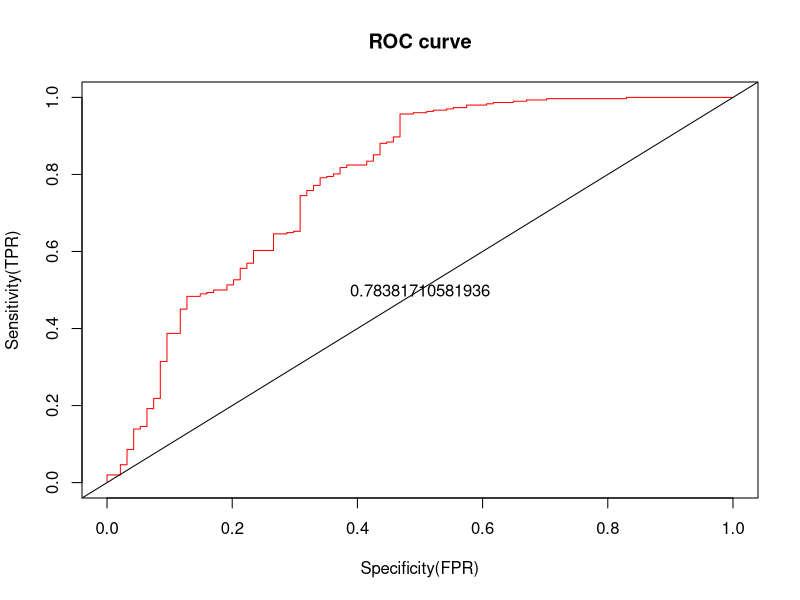

Source code (R):
install.packages("AER")
library(AER)

#(1)載入creditcard資料集(包含1,319筆觀察測試，共有12個變數)
data(CreditCard)
#觀察資料欄位
head(CreditCard)

#假設我們只要以下欄位(card:是否核准卡片、信用貶弱報告數、年齡、收入(美金)、自有住宅狀況、往來時間)
bankcard <- subset(CreditCard, select = c(card, reports, age, income, owner,months))

#將是否核准卡片轉換為0/1數值
bankcard$card <- ifelse(bankcard$card == "yes", 1, 0)

## ====================================================================================== ##
## ====================================================================================== ##

#(2)跑羅吉斯模型
card_glm <- glm(formula = card ~ ., family = "binomial", data = bankcard)

#(3)單筆資料預測
#30歲無信用不良紀錄，收入10萬美金，有自有住宅
new <- data.frame(reports = 0, age = 30, income = 10, owner = "yes", months = 50)
predict(card_glm, newdata = new, type = "response")
#30歲有信用不良紀錄，收入5萬美金，無自有住宅
new <- data.frame(reports = 1, age = 30, income = 5, owner = "no", months = 50)
predict(card_glm, newdata = new, type = "response")

## ====================================================================================== ##
## ====================================================================================== ##

#(4)測試模型
#將資料分為訓練與測試組

#取得總筆數
n <- nrow(bankcard)
#設定隨機數種子
set.seed(1117)
#將數據順序重新排列
newbankcard <- bankcard[sample(n),]

#取出樣本數的idx
t_idx <- sample(seq_len(n), size = round(0.7 * n))

#訓練資料與測試資料比例: 70%建模，30%驗證
traindata <- newbankcard[t_idx,]
testdata <- newbankcard[ - t_idx,]

# 重新建立羅吉斯迴歸模型
card_glm2 <- glm(formula = card ~ ., family = "binomial", data = traindata)
result <- predict(card_glm2, newdata = testdata, type = "response")

#(5)建立混淆矩陣(confusion matrix)觀察模型表現

#r假設我們認定核準率60%以上才視為核卡，其餘是為拒件或補件
result_Approved <- ifelse(result > 0.6, 1, 0)
cm <- table(testdata$card, result_Approved, dnn = c("實際", "預測"))
cm

## ====================================================================================== ##
## ====================================================================================== ##

#(6)準確率
#計算核準卡正確率
cm[4] / sum(cm[, 2])

#計算拒補件正確率
cm[1] / sum(cm[, 1])

#整體準確率(對角線元素總和/所有觀察值總和)
accuracy <- sum(diag(cm)) / sum(cm)
accuracy

#核準卡準確率84%
#拒補件準確率71%
#整體準確率82%

## ====================================================================================== ##
## ROC曲線(receiver operating characteristic curve)
## ====================================================================================== ##
## TPR(true positive rate)及FPR(false positive rate)

#畫ROC曲線
library("ROCR")
pred <- prediction(result, testdata$card)
perf <- performance(pred, measure = "tpr", x.measure = "fpr")
#計算AUC
auc <- performance(pred, "auc")

#畫圖
plot(perf, col = rainbow(7), main = "ROC curve", xlab = "Specificity(FPR)", ylab = "Sensitivity(TPR)")
#AUC = 0.5
abline(0, 1)
#實際AUC值
text(0.5, 0.5, as.character(auc@y.values[[1]]))
